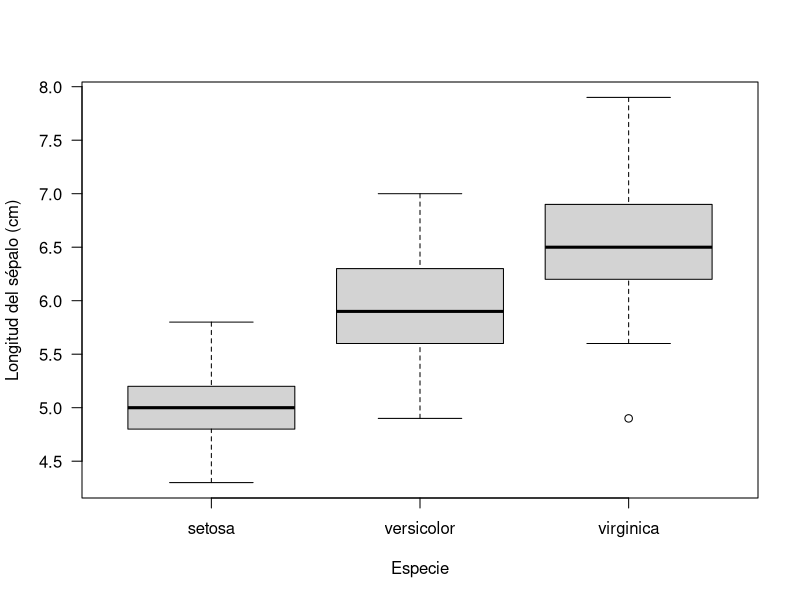

This chart was generated by the following R code:
## ---- chunk 1
knitr::opts_chunk$set(echo = FALSE, message = FALSE, warning = FALSE)
## ---- chunk 2
medias <- aggregate(Sepal.Length ~ Species, data = iris, FUN = mean)
names(medias) <- c("Especie", "Longitud media (cm)")
knitr::kable(medias, digits = 2, caption = "Longitud media del sépalo por especie")
## ---- chunk 3
boxplot(Sepal.Length ~ Species, data = iris, las = 1,
        xlab = "Especie", ylab = "Longitud del sépalo (cm)")
